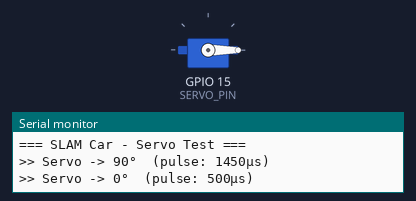
The program below on a simulated ESP32. Parts: servo, the last lines printed to the serial monitor. Servo pulses on a pin are drawn as a servo (544–2400 µs = 0–180°).

Above: at 1.05 s.
At 3.05 s:
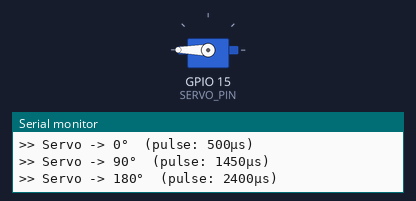
At 5.0 s:
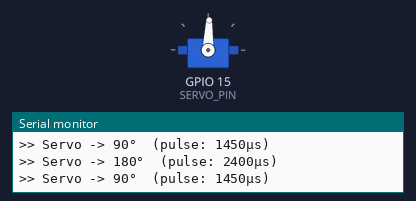
Timing chart, 0 to 6.2 s (numbered marks = the images above):
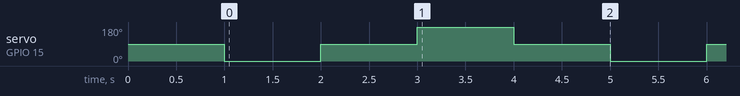

Measured:
- by itself, servo on GPIO 15 (SERVO_PIN): repeats every 4.0 s: 88° 1.0 s, 180° 1.0 s, 88° 1.0 s, 0° 1.0 s

The program:

main.cpp
```cpp
/*
 * SLAM Car Project - Servo Motor Test
 * Board  : ESP32 30-pin
 * Servo  : MG90S
 * Signal : D15
 *
 * Wiring:
 *   Brown  -> GND (shared with ESP32)
 *   Red    -> External 5V (NOT ESP32 5V pin)
 *   Yellow -> D15
 */

#include <Arduino.h>

// pins
#define SERVO_PIN 15
#define SERVO_CH 2 //LEDC channel (0,1 used by this)

#define SERVO_FREQ 50 //50 Hz - standard for servo
#define SERVO_RES 16 //16-bit for fine pulse control (0-65535)

//MG90S pulse width: 500us (0) to 240us (180)
#define SERVO_MIN_US 500
#define SERVO_MAX_US 2400

// helper: microseconds -> LEDC duty
// At 50Hz, period = 20,000us
// duty = (pulse_us / 20000) * 65535
uint32_t usToDuty(int us){
  return (uint32_t)((us / 20000.0) * 65535);
}

//move servo to the angle

void setAngle(int angle) {
  angle = constrain(angle, 0, 180);
  int pulseUs = map(angle, 0, 180, SERVO_MIN_US, SERVO_MAX_US);
  ledcWrite(SERVO_CH, usToDuty(pulseUs));
  Serial.printf(">> Servo -> %d°  (pulse: %dµs)\n", angle, pulseUs);
}

//setup
void setup(){
  Serial.begin(115200);
  Serial.println("\n=== SLAM Car - Servo Test ===");

  ledcSetup(SERVO_CH, SERVO_FREQ, SERVO_RES);
  ledcAttachPin(SERVO_PIN, SERVO_CH);

  // Center the servo on boot
  setAngle(90);
  delay(1000);
}

//loop
void loop(){
  //0 - 90 - 180 -90 - repeat

  setAngle(0);
  delay(1000);

  setAngle(90);
  delay(1000);

  setAngle(180);
  delay(1000);

  setAngle(90);
  delay(1000);
}
```
